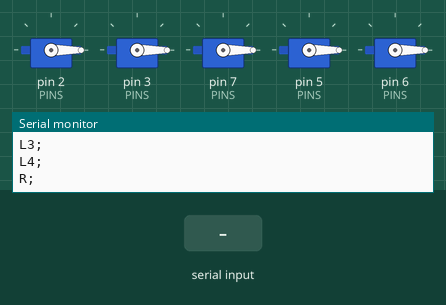
Simulated run of this sketch. Board: Arduino Uno, built with avr-gcc and run on an emulated ATmega328P. Shown: 5 × servo, the last lines printed to the serial monitor. Inputs (shaded band) come from the test bench.

Above: at 1.2 s.
1.3 s: "c;" received over Serial
At 2.13 s:
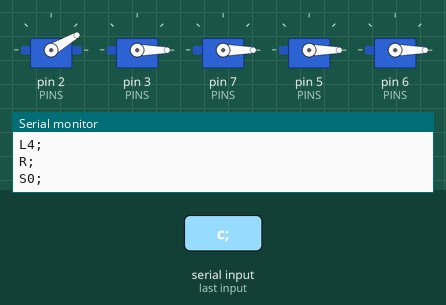
At 2.78 s:
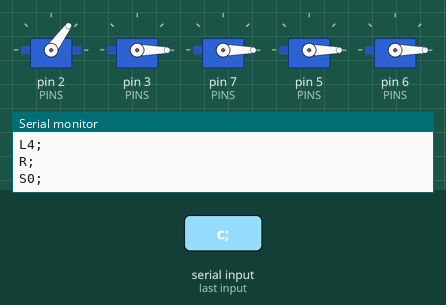
4.3 s: byte 99 ('c') received over Serial
At 4.73 s:
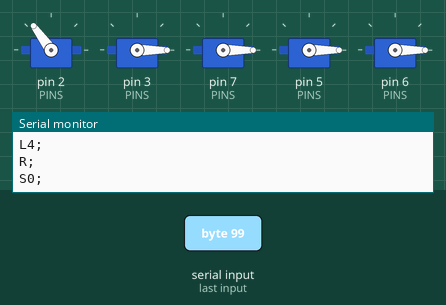
Timing chart, 0 to 12.5 s (numbered marks = the images above; inputs shaded):
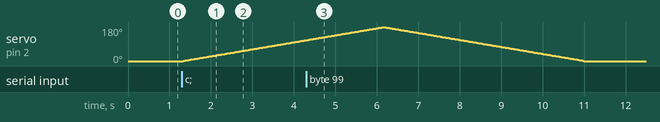

The sketch:

ModuleController.ino
```cpp
#include "QueueList.h"
#include <Servo.h>
#include "JacobsLadder.h"

///////////////////////////
///   SETUP VARIABLES   ///
///////////////////////////

const int MODULE_ID = 0;  // voor de leuk
const int NUM_LADDERS = 5;
const int PINS[NUM_LADDERS] = {2,3,7,5,6};

///////////////////////////
///  GLOBAL VARIABLES   ///
///////////////////////////

JacobsLadder* ladders[NUM_LADDERS];

bool moduleCalibrated = false;

unsigned long lastUpdated;

// For serial communication
String inputString = ""; //Available input is appended each loop
boolean stringComplete = false; //Indicates the incoming command is complete and available and should be processed

///////////////////////////
///  DEBUG/CALIBRATION  ///
///////////////////////////

const bool debugging = true;
byte currentLadder = 0;

void setup() {
//	Serial.println("Setup");
	Serial.begin(9600);
  Serial.setTimeout(500);
  lastUpdated = millis();

  for (int i = 0; i < NUM_LADDERS; i++) {
    JacobsLadder* ladder = new JacobsLadder;
    ladder->init(i, PINS[i], 550, 2450);
    ladders[i] = ladder;
    Serial.print("L");
    Serial.print(i);
    Serial.println(";");
  }

  Serial.println("R;");
}

void onStart(byte index) {
  Serial.print("S");
  Serial.print(index);
  Serial.println(";");
}

void onEnd(byte index) {
  Serial.print("E");
  Serial.print(index);
  Serial.println(";");
}

void loop() {
  if (debugging) {
    if (Serial.available() > 0) {
      char c = Serial.read();
      switch(c) {
        case '0':
          currentLadder = 0;
          break;
        case '1':
          currentLadder = 1;
          break;
        case '2':
          currentLadder = 2;
          break;
        case '3':
          currentLadder = 3;
          break;
        case '4':
          currentLadder = 4;
          break;

        case 'b':
          ladders[currentLadder]->addMovement(Buzz, 150, 0, onStart, onEnd);
          break;
        case 'c':
          ladders[currentLadder]->addMovement(Cascade, 150, 0, onStart, onEnd);
          break;
      }
    }
    updateLadders();
    return;
  }

  if (Serial.available() > 0) {
    byte message[3];
    Serial.readBytesUntil(';', message, 3);
    byte index = message[0];
    MovementType type = (MovementType) message[1];
    byte velocity = message[2];
    ladders[index]->addMovement(type, velocity, onStart, onEnd);
  }

  // Update the ladders
  updateLadders();
}

void updateLadders() {
  for (int i = 0; i < NUM_LADDERS; i++) {
    JacobsLadder* ladder = ladders[i];
    ladder->updateLadder();
  }
}
```

JacobsLadder.cpp
```cpp
// (licence header left out)
#include "Arduino.h"
#include "JacobsLadder.h"

void JacobsLadder::init(byte ladderIndex, int pin, int minPulse, int maxPulse)
{
  index = ladderIndex;
  servo.attach(pin, minPulse, maxPulse);
  servo.write(0);
  _angle = 0;
  isPaused = false;
}

void JacobsLadder::addMovement(MovementType type, int velocity, LadderCallback onStart, LadderCallback onEnd) {
  addMovement(type, velocity, 0, onStart, onEnd);
}

void JacobsLadder::addMovement(MovementType type, int velocity, byte angle, LadderCallback onStart, LadderCallback onEnd) {
  if(queue.count() > 4) {
    return;
  }

  if (!hasPriority(type)) {
    return;
  }
  byte startingAngle = getFinalDestinationAngle();
  byte destinationAngle = 0;
  byte buzzAngle = 0;
  int updateDelay = 0;
  bool needsResetting = false;
  bool shouldSendOnStart = true;
  bool shouldSendOnEnd = true;

  switch(type) {
    case Cascade:
      destinationAngle = 0;
      if (startingAngle < 90) {
        destinationAngle = 180;
      }
      updateDelay = calculateUpdateDelay(velocity, destinationAngle, startingAngle);
      break;

    case Buzz:
      addMovement(Reset, velocity, 0, NULL, NULL);
      buzzAngle = 30;
      if (angle != 0) {
         buzzAngle = angle;
      }
      destinationAngle = buzzAngle;
      if (startingAngle > 90) {
        destinationAngle = 180 - buzzAngle;
      }
      updateDelay = calculateUpdateDelay(velocity, destinationAngle, startingAngle);
      needsResetting = true;
      shouldSendOnEnd = false;
      break;

    case Reset:
      if (startingAngle != 0 || startingAngle != 180) {
        destinationAngle = 0;
        if (startingAngle > 90) {
          destinationAngle = 180;
        }
        updateDelay = calculateUpdateDelay(velocity, destinationAngle, startingAngle);
      }
      break;

    case Timeout:
      destinationAngle = startingAngle;
      updateDelay = velocity;
      break;
  }

  struct Movement movement;
  movement.type = type;
  movement.destinationAngle = destinationAngle;
  movement.updateDelay = updateDelay;
  movement.ratio = (float) movement.updateDelay / (int) (abs(movement.destinationAngle - startingAngle) != 0 ? abs(movement.destinationAngle - startingAngle) : 1);
  if (shouldSendOnStart) {
    movement.onStart = onStart;
  } else {
    movement.onStart = NULL;
  }
  if (shouldSendOnEnd) {
    movement.onEnd = onEnd;
  } else {
    movement.onEnd = NULL;
  }
  queue.push(movement);
  if (movement.type != Timeout) addMovement(Timeout, 10, 0, NULL, NULL);
  if (needsResetting) {
    addMovement(Reset, velocity, 0, NULL, onEnd);
    addMovement(Timeout, 10, 0, NULL, NULL);
  }
}

void JacobsLadder::updateLadder() {
  if (isPaused) {
    return;
  }

  if (queue.isEmpty()) {
    return;
  }
  Movement movement = queue.peek();

  if (!started) {
    if (movement.onStart != NULL) movement.onStart(index);
    started = true;
    _lastUpdated = millis();
  }
  //Serial.println(movement.updateDelay);
  if (millis() - _lastUpdated < incrementForRatio(movement.ratio) * movement.updateDelay) {
    return;
  }
  _angle = nextAngleToDestination(movement.destinationAngle, incrementForRatio(movement.ratio));
  servo.write(_angle);
//  Serial.println(_angle);
  if (abs(movement.destinationAngle - _angle) <= incrementForRatio(movement.ratio)) {
    _angle = movement.destinationAngle;
    servo.write(_angle);
    if (movement.onEnd != NULL) movement.onEnd(index);
    started = false;
    queue.pop();
  }
  _lastUpdated = millis();
}

void JacobsLadder::pause() {
  if (isPaused) {
    isPaused = false;
  } else {
    isPaused = true;
  }
}

bool JacobsLadder::hasPriority(MovementType type) {
  if (queue.isEmpty() || type == Timeout) {
    return true;
  }
  MovementType frontType = (MovementType) queue.peek().type;
  if (type < frontType) {
    return false;
  } else if (type > frontType) {
    emptyQueue();
  }
  return true;
}

void JacobsLadder::emptyQueue() {
  if(!queue.isEmpty())
    while (!queue.isEmpty()) {
      queue.pop();
    }
}

byte JacobsLadder::nextAngleToDestination(byte destinationAngle, byte increment) {
  if (destinationAngle > _angle) {
    _angle += increment;
  } else if (destinationAngle < _angle) {
    _angle -= increment;
  }
  return _angle;
}

byte JacobsLadder::getFinalDestinationAngle() {
  if (queue.isEmpty()) {
    return _angle;
  }
  Movement lastMovement = queue.peekTail();
  return lastMovement.destinationAngle;
}

int JacobsLadder::calculateUpdateDelay(int velocity, byte destinationAngle, byte startingAngle) {

  int updateDelay = (velocity / 1000.0) * abs(destinationAngle - startingAngle);
  if (updateDelay <= 5) {
    return 5;
  }
  return updateDelay;
}

byte JacobsLadder::incrementForRatio(float ratio) {
	byte increment = 1;
	//Serial.println(ratio);
  if (ratio < .15) {
    increment = 3;
  }
  return increment;
}
```

JacobsLadder.h
```cpp
#include <Servo.h>
#include "QueueList.h"

/*
 * JacobsLadder.cpp - Library for controlling JacobsLadder objects
 * in the SKALA prototype.
 * Written by Thomas van Arkel and Mo de Ruiter
 * Last updated: Jan 12, 2016
 * This work is licensed under a Creative Commons Attribution 4.0 International License
 */

#ifndef JacobsLadder_h
#define JacobsLadder_h

#include "Arduino.h"

enum MovementType
{
  Buzz = 0,
  Tease = 1,
  Cascade = 2,
  Reset = 3,
  Timeout = 4,
};

typedef void (*LadderCallback)(byte);

struct Movement
{
  MovementType type;
  byte destinationAngle;
  int updateDelay;
  float ratio;
  LadderCallback onStart = NULL;
  LadderCallback onEnd = NULL;
};

class JacobsLadder {
  public:
    byte index;
    bool isPaused;

    // Initialises the servo by attaching to the pin parameter
    void init(byte ladderIndex, int pin, int minPulse, int maxPulse);

    // Adds a movement with a specified velocity. If a movement wit a higher priority than the
    // current  running movement is added, lower priority movements are removed.
    // If a movement with a lower priority than the running movement is added the movement is ignored.
    // Returns a callback for the start and the end.
    void addMovement(MovementType type, int velocity, LadderCallback onStart, LadderCallback onEnd);
    // Allows specification of the angle of the buzz movement, a value of less than zero will result
    // in the default value of 30 degrees.
    void addMovement(MovementType type, int velocity, byte angle, LadderCallback onStart, LadderCallback onEnd);

    // Updates the position of the ladder when movements are in queue.
    void updateLadder();

    // Pauses all movements currently in the queue.
    void pause();

  private:
    Servo servo;
    QueueList <struct Movement> queue;
    byte _angle;
    unsigned long _lastUpdated = millis();
    bool started = false;

    void cascade(int velocity, LadderCallback onStart, LadderCallback onEnd);

    void buzz(int velocity, byte angle, LadderCallback onStart, LadderCallback onEnd);

    void wait(int duration, LadderCallback onStart, LadderCallback onEnd);

    bool hasPriority(MovementType type);
    void emptyQueue();
    void resetPosition(MovementType type, int velocity);
    void resetPosition(MovementType type, int velocity, LadderCallback onEnd);
    byte nextAngleToDestination(byte destinationAngle, byte increment);
    byte getFinalDestinationAngle();
    int calculateUpdateDelay(int velocity, byte destinationAngle, byte startingAngle);
    byte incrementForRatio(float ratio);
};

#endif
```

QueueList.h
```cpp
// (licence header left out)
// header defining the interface of the source.
#ifndef _QUEUELIST_H
#define _QUEUELIST_H

// include Arduino basic header.
#include <Arduino.h>

// the definition of the queue class.
template<typename T>
class QueueList {
  public:
    // init the queue (constructor).
    QueueList ();

    // clear the queue (destructor).
    ~QueueList ();

    // push an item to the queue.
    void push (const T i);

    // pop an item from the queue.
    T pop ();

    // get an item from the queue.
    T peek () const;

    // get the last item from the queue.
    T peekTail () const;

    // check if the queue is empty.
    bool isEmpty () const;

    // get the number of items in the queue.
    int count () const;

    // set the printer of the queue.
    void setPrinter (Print & p);

  private:
    // exit report method in case of error.
    void exit (const char * m) const;

    // led blinking method in case of error.
    void blink () const;

    // the pin number of the on-board led.
    static const int ledPin = 13;

    // the structure of each node in the list.
    typedef struct node {
      T item;      // the item in the node.
      node * next; // the next node in the list.
    } node;

    typedef node * link; // synonym for pointer to a node.

    Print * printer; // the printer of the queue.
    int size;        // the size of the queue.
    link head;       // the head of the list.
    link tail;       // the tail of the list.
};

// init the queue (constructor).
template<typename T>
QueueList<T>::QueueList () {
  size = 0;       // set the size of queue to zero.
  head = NULL;    // set the head of the list to point nowhere.
  tail = NULL;    // set the tail of the list to point nowhere.
  printer = NULL; // set the printer of queue to point nowhere.
}

// clear the queue (destructor).
template<typename T>
QueueList<T>::~QueueList () {
  // deallocate memory space of each node in the list.
  for (link t = head; t != NULL; head = t) {
    t = head->next; delete head;
  }

  size = 0;       // set the size of queue to zero.
  tail = NULL;    // set the tail of the list to point nowhere.
  printer = NULL; // set the printer of queue to point nowhere.
}

// push an item to the queue.
template<typename T>
void QueueList<T>::push (const T i) {
  // create a temporary pointer to tail.
  link t = tail;

  // create a new node for the tail.
  tail = (link) new node;

  // if there is a memory allocation error.
  if (tail == NULL)
    exit ("QUEUE: insufficient memory to create a new node.");

  // set the next of the new node.
  tail->next = NULL;

  // store the item to the new node.
  tail->item = i;

  // check if the queue is empty.
  if (isEmpty ())
    // make the new node the head of the list.
    head = tail;
  else
    // make the new node the tail of the list.
    t->next = tail;

  // increase the items.
  size++;
}

// pop an item from the queue.
template<typename T>
T QueueList<T>::pop () {
  // check if the queue is empty.
  if (isEmpty ())
    exit ("QUEUE: can't pop item from queue: queue is empty.");

  // get the item of the head node.
  T item = head->item;

  // remove only the head node.
  link t = head->next; delete head; head = t;

  // decrease the items.
  size--;

  // return the item.
  return item;
}

// get an item from the queue.
template<typename T>
T QueueList<T>::peek () const {
  // check if the queue is empty.
  if (isEmpty ())
    exit ("QUEUE: can't peek item from queue: queue is empty.");

  // return the item of the head node.
  return head->item;
}

// get an item from the queue.
template<typename T>
T QueueList<T>::peekTail () const {
    // check if the queue is empty.
    if (isEmpty ())
        exit ("QUEUE: can't peek item from queue: queue is empty.");

    // return the item of the head node.
    return tail->item;
}


// check if the queue is empty.
template<typename T>
bool QueueList<T>::isEmpty () const {
  return head == NULL;
}

// get the number of items in the queue.
template<typename T>
int QueueList<T>::count () const {
  return size;
}

// set the printer of the queue.
template<typename T>
void QueueList<T>::setPrinter (Print & p) {
  printer = &p;
}

// exit report method in case of error.
template<typename T>
void QueueList<T>::exit (const char * m) const {
  // print the message if there is a printer.
  if (printer)
    printer->println (m);

  // loop blinking until hardware reset.
  blink ();
}

// led blinking method in case of error.
template<typename T>
void QueueList<T>::blink () const {
  // set led pin as output.
  pinMode (ledPin, OUTPUT);

  // continue looping until hardware reset.
  while (true) {
    digitalWrite (ledPin, HIGH); // sets the LED on.
    delay (250);                 // pauses 1/4 of second.
    digitalWrite (ledPin, LOW);  // sets the LED off.
    delay (250);                 // pauses 1/4 of second.
  }

  // solution selected due to lack of exit() and assert().
}

#endif // _QUEUELIST_H
```

Measured:
- after the input at 1.3 s, servo on pin 2 (PINS): moves from 0° to 110° over 2.9 s, starting at once
